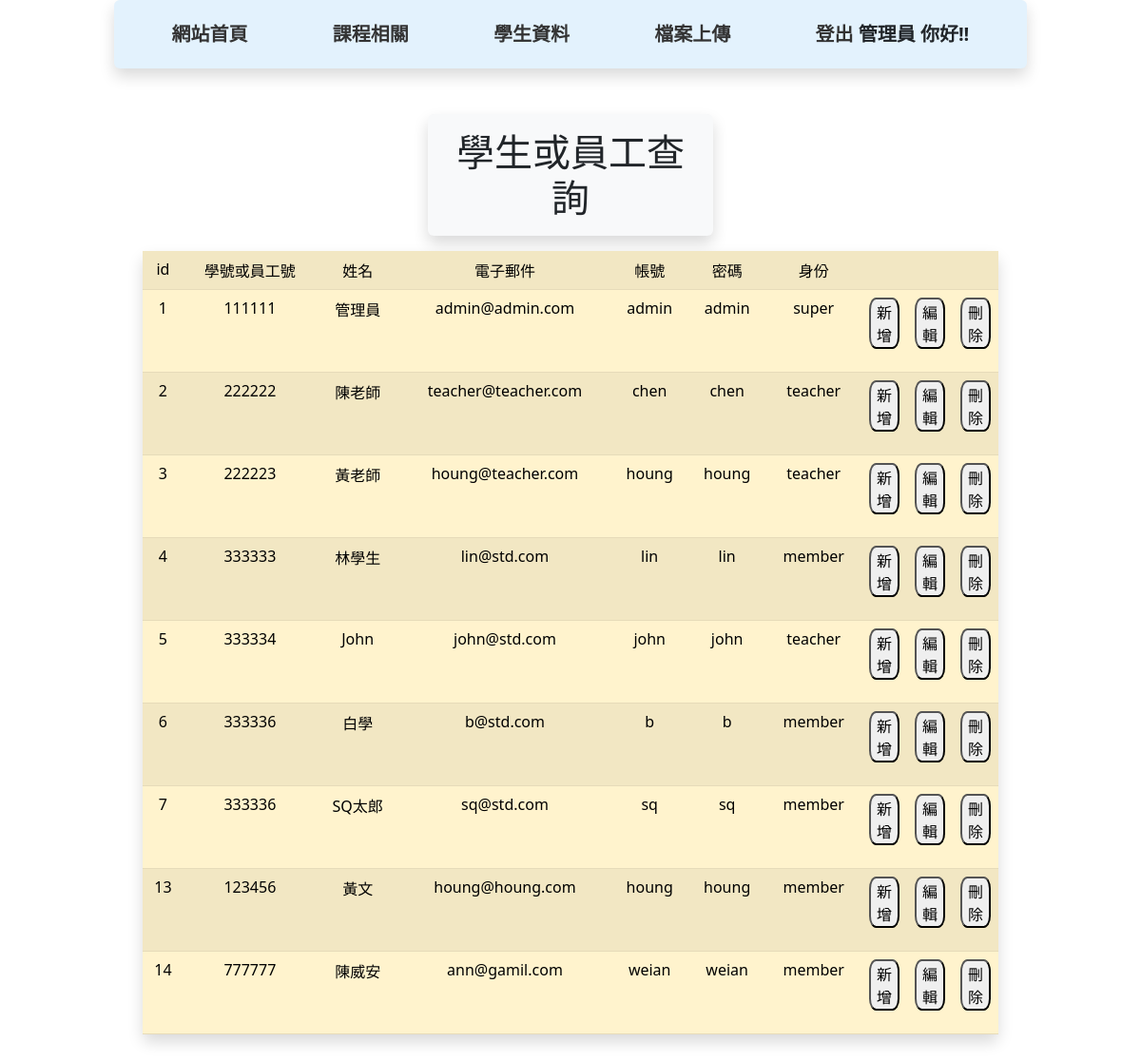
The app's page /index.php (signed in) with its own data.
### tables this page shows
CREATE TABLE `student` (
  `id` int(11) NOT NULL,
  `number` int(16) UNSIGNED NOT NULL,
  `name` varchar(32) NOT NULL,
  `email` varchar(32) NOT NULL,
  `acc` varchar(16) NOT NULL,
  `pw` varchar(16) NOT NULL,
  `power` varchar(11) NOT NULL,
  `img` text NOT NULL
);

### Controller/db.php (called while the page is built, shortened)
<?php
class DB
{
    protected $dsn = "mysql:host=localhost;charset=utf8;dbname=s1120208";
    protected $table;
    protected $user = "s1120208";
    protected $pw = "s1120208";
    protected $pdo;
    function __construct($table)
    {
        $this->pdo = new  PDO($this->dsn, $this->user, $this->pw);
        $this->table = $table;
    }
    function all(...$arg)
    {
        $sql = "select * from $this->table";
        return $this->pdo->query($sql)->fetchAll(PDO::FETCH_ASSOC);
    }
}
?>

### view/query_student.php (the view, shortened to what this page needs)
<?php
$rows = $Student->all();
?>
<table class="table table-Warning table-striped w-75 text-center mx-auto mt-3 shadow p-3 mb-5 bg-body-tertiary rounded">
    <h1 class="shadow p-3 mb-3 bg-body-tertiary rounded w-25 mx-auto mt-3">學生或員工查詢</h1>
    <tr>
        <td>id</td>
        <td>學號或員工號</td>
        <td>姓名</td>
        <td>電子郵件</td>
        <td>帳號</td>
        <td>密碼</td>
        <td>身份</td>
        <td class="table_editDel_td"></td>
        <td class="table_editDel_td"></td>
        <td class="table_editDel_td"></td>
    </tr>
    <?php
    foreach ($rows as $row) {
    ?>
        <tr>
            <td><?= $row['id'] ?></td>
            <td><?= $row['number'] ?></td>
            <td><?= $row['name'] ?></td>
            <td><?= $row['email'] ?></td>
            <td><?= $row['acc'] ?></td>
            <td><?= $row['pw'] ?></td>
            <td><?= $row['power'] ?></td>
            <td>
                <form action="?do=add_student" method="post">
                    <button type='submit'>新增</button>
                </form>
            </td>
            <td>
                <form action="?do=update_student" method="post">
                    <button type='submit'>編輯</button>
                </form>
            </td>
            <td>
                <form action="?do=del_student" method="post">
                    <button type='submit'>刪除</button>
                </form>
            </td>
        </tr>
    <?php
    }
    ?>
</table>

### base.php (shortened to what this page needs)
<link href="https://cdn.jsdelivr.net/npm/bootstrap@5.3.0/dist/css/bootstrap.min.css" rel="stylesheet">
<?php
$Student=new Student;
?>

### index.php (shortened to what this page needs)
<?php
$BASEDIR = dirname(__FILE__);
include_once $BASEDIR . "/base.php";
?>
<!DOCTYPE html>
<html lang="en">
<head>
    <link rel="stylesheet" href="./css/style.css">
</head>
<body>
    <?php
    if (isset($_SESSION['login']) && isset($_SESSION['power'])) {
        switch ($_SESSION['power']) {
            case 'super':
                include_once "./header/header_super.php";
                break;
        }
        $do  = $_GET['do'] ?? "student";
        switch ($do) {
            default:
                $table = ucfirst($do);
                $path = $$table->list();
                include "$path";
        }
    } else {
        include "./front/login.php";
    }
    ?>
</body>
</html>

### header/header_super.php (shortened to what this page needs)
<header>
    <ul class="dropDownMenu   shadow p-3 mb-5  rounded">
        <li><a href="index.php">網站首頁</a></li>
        <li><a href="">課程相關</a>
        </li>
        <li><a href="">學生資料</a>
        </li>
        <li><a href="./index.php?do=img">檔案上傳</a></li>
        <li>
        <?php if(isset($_SESSION['login'])){
            echo "<a href='./api/logout.php'>登出</a>";
            echo "  ".$_SESSION['name'] . " 你好!!";
        }else{
            echo "<a href='?do=login'>登入</a>";
        }
            ?>
        </li>
    </ul>
</header>

### css/style.css (style rules this page uses)
h1, h2 { text-align: center; }
.dropDownMenu { background-color: #e3f2fd; }
form button { border-radius: 23%; }
.table_editDel_td { width:5%; }

### header/header_super.php (style rules this page uses)
* { box-sizing: border-box; }
ul { margin: 0; padding: 0; list-style: none; }
.dropDownMenu { width: 80vw; font-weight: bold; display: flex; font-family: 'Open Sans', Arial, sans-serif; font-size: 20px; justify-content: space-around; margin: auto; }
.dropDownMenu a { background-color: #fff; color: #333; text-decoration: none; line-height: 40px; background-color: rgb(255,255,255,0); }
.dropDownMenu { background-color: #e3f2fd; }

### records on screen
student: id "1", number "111111", name "管理員", email "admin@admin.com", acc "admin", pw "admin", power "super"
student: id "2", number "222222", name "陳老師", email "teacher@teacher.com", acc "chen", pw "chen", power "teacher"
student: id "3", number "222223", name "黃老師", email "houng@teacher.com", acc "houng", pw "houng", power "teacher"
student: id "4", number "333333", name "林學生", email "lin@std.com", acc "lin", pw "lin", power "member"
student: id "5", number "333334", name "John", email "john@std.com", acc "john", pw "john", power "teacher"
student: id "6", number "333336", name "白學", email "b@std.com", acc "b", pw "b", power "member"
student: id "7", number "333336", name "SQ太郎", email "sq@std.com", acc "sq", pw "sq", power "member"
student: id "13", number "123456", name "黃文", email "houng@houng.com", acc "houng", pw "houng", power "member"
student: id "14", number "777777", name "陳威安", email "ann@gamil.com", acc "weian", pw "weian", power "member"

### other values on screen
$_SESSION['name'] "管理員"
